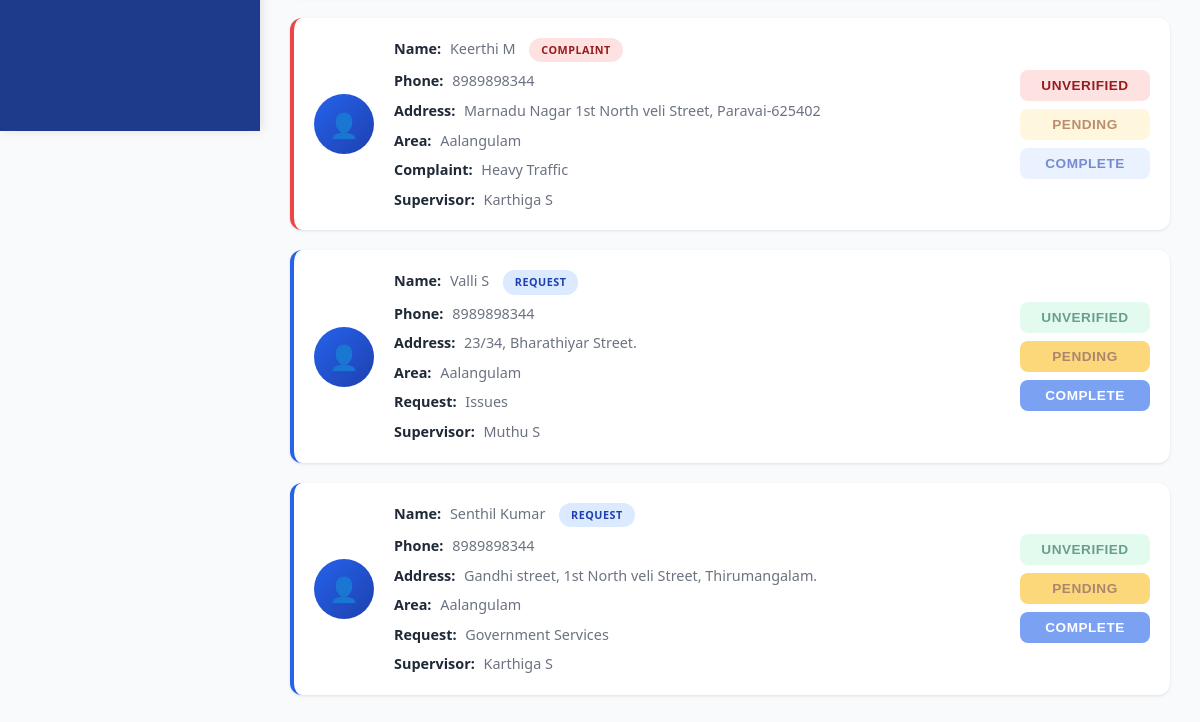
Before: /task/ (lower part) with the older database file.
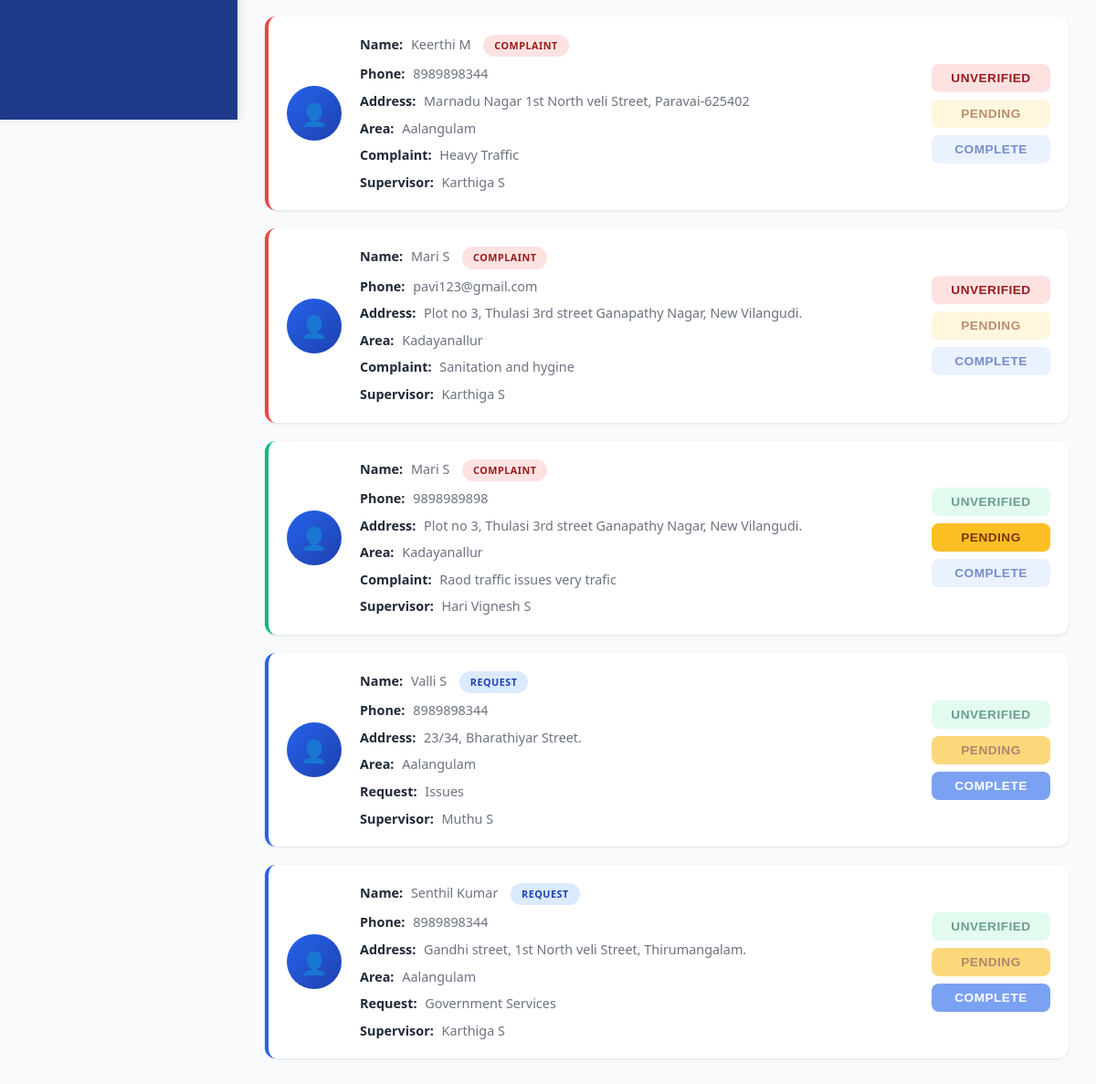
After: the same page with the newer database file.
### myapp/models.py (models this page shows, shortened)
class Complaint(models.Model):
    user = models.CharField(max_length=100,null=True)
    phone = models.CharField(max_length=100,null=True)
    address = models.TextField(max_length=255, null=True)
    location = models.CharField(max_length=255, null=True)
    complaint_type = models.CharField(max_length=100, null=True)
    description = models.TextField(max_length=500, null=True)
    file = models.FileField(upload_to='complaints/', blank=True, null=True)
    date_time = models.DateTimeField(default=timezone.now)
    supervisor_name= models.CharField(max_length=100,null=True)
    status = models.CharField(
        max_length=20,
        default='unverified'
    )

class Request(models.Model):
    REQUEST_TYPES = [
        ("Public Safety", "Public Safety"),
        ("Sanitation / Hygiene", "Sanitation / Hygiene"),
        ("Road / Traffic Issues", "Road / Traffic Issues"),
        ("Electricity / Water Supply", "Electricity / Water Supply"),
        ("Government Services", "Government Services"),
        ("Others", "Others"),
    ]
    name = models.CharField(max_length=100)
    phone_number = models.CharField(max_length=15)
    address = models.TextField()
    request_type = models.CharField(max_length=50, choices=REQUEST_TYPES)
    other_type = models.CharField(max_length=100, null=True, blank=True)
    description = models.TextField(max_length=500, null=True)
    supervisor_name = models.CharField(max_length=100, null=True)
    area = models.CharField(max_length=100, null=True)
    date_time= models.DateTimeField(auto_now_add=True, null=True)
    file = models.FileField(upload_to='requests/', blank=True, null=True)
    status = models.CharField(
        max_length=20,
        default='unverified'
    )

### myapp/views.py (the view)
# urls.py: path("task/", views.Tasks, name="Tasks"),
def Tasks(request):
    supervisors=Supervisor.objects.all()
    areas=Area.objects.all()
    complaints=Complaint.objects.all()
    requests=Request.objects.all()
    return render(request, "task.html",{"supervisors": supervisors,"areas": areas, "complaints":complaints,"requests":requests})

### myapp/templates/task.html (shortened to what this page needs)
<!DOCTYPE html>
<html lang="en">
<head>
</head>
<body>
<div class="sidebar" role="navigation" aria-label="Main sidebar">
</div>
<div class="main-content">
  <div class="tasks-container" id="tasks-container">
    {% for item in complaints %}
    <div class="task-card"
         data-id="{{ item.id }}"
         data-type="complaint"
         data-supervisor="{{ item.supervisor_name }}"
         data-area="{{ item.location }}"
         data-status="{{ item.status|default:'unverified' }}">
      <div class="profile-img">👤</div>
      <div class="task-details">
        <p><strong>Name:</strong> {{ item.user }} <span class="task-type-badge complaint">Complaint</span></p>
        <p><strong>Phone:</strong> {{ item.phone }}</p>
        <p><strong>Address:</strong> {{ item.address }}</p>
        <p><strong>Area:</strong> {{ item.location }}</p>
        <p><strong>Complaint:</strong> {{ item.description }}</p>
        <p><strong>Supervisor:</strong> {{ item.supervisor_name }}</p>
      </div>
      <div class="task-buttons">
        <button class="status-btn unverified">Unverified</button>
        <button class="status-btn pending">Pending</button>
        <button class="status-btn complete">Complete</button>
      </div>
    </div>
    {% endfor %}
    {% for item in requests %}
    <div class="task-card"
         data-id="{{ item.id }}"
         data-type="request"
         data-supervisor="{{ item.supervisor_name }}"
         data-area="{{ item.area }}"
         data-status="{{ item.status|default:'unverified' }}">
      <div class="profile-img">👤</div>
      <div class="task-details">
        <p><strong>Name:</strong> {{ item.name }} <span class="task-type-badge request">Request</span></p>
        <p><strong>Phone:</strong> {{ item.phone_number }}</p>
        <p><strong>Address:</strong> {{ item.address }}</p>
        <p><strong>Area:</strong> {{ item.area }}</p>
        <p><strong>Request:</strong> {{ item.request_type }}</p>
        <p><strong>Supervisor:</strong> {{ item.supervisor_name }}</p>
      </div>
      <div class="task-buttons">
        <button class="status-btn unverified">Unverified</button>
        <button class="status-btn pending">Pending</button>
        <button class="status-btn complete">Complete</button>
      </div>
    </div>
    {% endfor %}
  </div>
</div>
</body>
</html>

Changed rows visible on the page:
added Complaint: user "Mari S", phone "pavi123@gmail.com", address "Plot no 3, Thulasi 3rd street Ganapathy Nagar, New Vilangudi.", location "Kadayanallur", description "Sanitation and hygine", supervisor_name "Karthiga S"
added Complaint: user "Mari S", phone "9898989898", address "Plot no 3, Thulasi 3rd street Ganapathy Nagar, New Vilangudi.", location "Kadayanallur", description "Raod traffic issues very trafic", supervisor_name "Hari Vignesh S", status "verified" (drawn)
